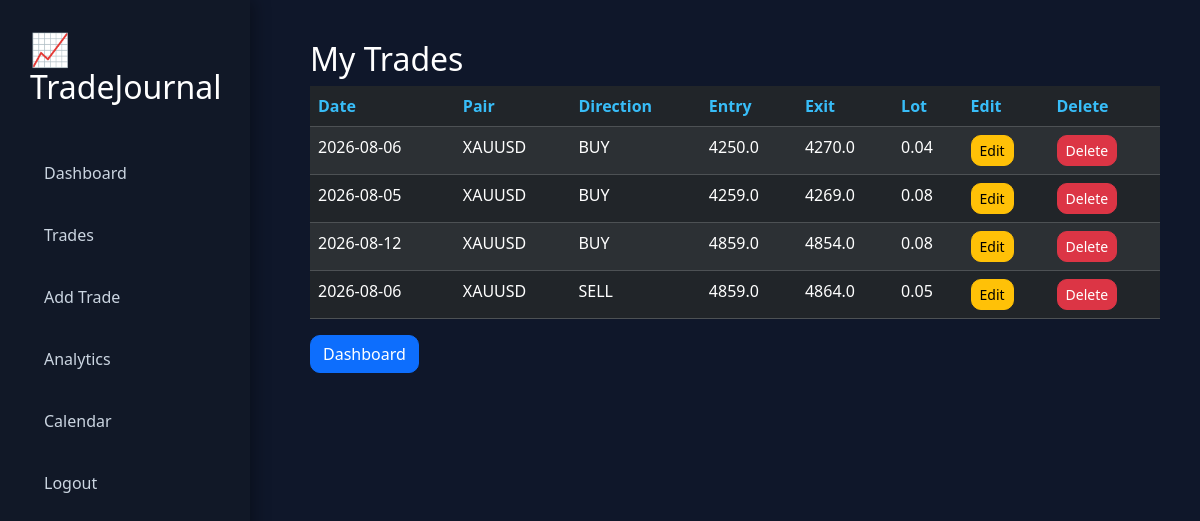
/trades (signed in), run on the app's committed database.
### models/trade.py (models this page shows)
class Trade(db.Model):
    __tablename__ = "trades"
    id = db.Column(db.Integer, primary_key=True)
    date = db.Column(db.String(20), nullable=False)
    symbol = db.Column(db.String(20), nullable=False)
    direction = db.Column(db.String(10), nullable=False)
    entry = db.Column(db.Float, nullable=False)
    exit = db.Column(db.Float, nullable=False)
    lot = db.Column(db.Float, nullable=False)
    strategy = db.Column(db.String(50), default="")
    session = db.Column(db.String(30), default="")
    emotion = db.Column(db.String(50), default="")
    mistake = db.Column(db.String(100), default="")
    notes = db.Column(db.Text)
    user_id = db.Column(db.Integer, db.ForeignKey("users.id"))

### routes/trades.py (the view)
@trades_bp.route("/trades")
@login_required
def trade_list():
    trades = Trade.query.filter_by(user_id=current_user.id).all()
    return render_template(
        "trades.html",
        trades=trades
    )

### app.py (called while the page is built)
@login_manager.user_loader
def load_user(user_id):
    return User.query.get(int(user_id))

### templates/trades.html
{% extends "base.html" %}
{% block content %}
<h2>My Trades</h2>
<table class="table table-dark table-striped">
<thead>
<tr>
<th>Date</th>
<th>Pair</th>
<th>Direction</th>
<th>Entry</th>
<th>Exit</th>
<th>Lot</th>
<th>Edit</th>
<th>Delete</th>
</tr>
</thead>
<tbody>
{% for trade in trades %}
<tr>
<td>{{trade.date}}</td>
<td>{{trade.symbol}}</td>
<td>{{trade.direction}}</td>
<td>{{trade.entry}}</td>
<td>{{trade.exit}}</td>
<td>{{trade.lot}}</td>
<td>
<a
href="/edit_trade/{{trade.id}}"
class="btn btn-warning btn-sm">
Edit
</a>
</td>
<td>
<a
href="/delete_trade/{{trade.id}}"
class="btn btn-danger btn-sm"
onclick="return confirm('Delete this trade?')">
Delete
</a>
</td>
</tr>
{% endfor %}
</tbody>
</table>
<a href="/dashboard" class="btn btn-primary">
Dashboard
</a>
{% endblock %}

### templates/base.html (shortened to what this page needs)
<!DOCTYPE html>
<html lang="en">
<head>
    <link
        href="https://cdn.jsdelivr.net/npm/bootstrap@5.3.3/dist/css/bootstrap.min.css"
        rel="stylesheet">
    <link
        rel="stylesheet"
        href="{{ url_for('static', filename='css/style.css') }}">
</head>
<body>
<div class="sidebar">
    <h2 class="logo">
        📈 TradeJournal
    </h2>
    <a href="/dashboard">
        Dashboard
    </a>
    <a href="/trades">
        Trades
    </a>
    <a href="/add_trade">
        Add Trade
    </a>
    <a href="#">
        Analytics
    </a>
    <a href="#">
        Calendar
    </a>
    <a href="/logout">
        Logout
    </a>
</div>
<div class="main-content">
{% block content %}
{% endblock %}
</div>
</body>
</html>

### static/css/style.css (style rules this page uses)
* { margin:0; padding:0; box-sizing:border-box; }
body { background:#0f172a; color:white; font-family:Segoe UI,Tahoma,Geneva,Verdana,sans-serif; }
.sidebar { position:fixed; left:0; top:0; width:250px; height:100vh; background:#111827; padding:30px; box-shadow:5px 0 15px rgba(0,0,0,.3); }
.logo { color:white; margin-bottom:40px; }
.sidebar a { display:block; color:#CBD5E1; text-decoration:none; padding:14px; margin-bottom:10px; border-radius:10px; transition:.3s; }
.main-content { margin-left:270px; padding:40px; }
.btn { border-radius:10px; }
.table { color:white; }
.table th { color:#38BDF8; }
.table td { color:white; }

### data on the page
Trade: date "2026-08-06", symbol "XAUUSD", direction "BUY", entry "4250.0", exit "4270.0", lot "0.04"
Trade: date "2026-08-05", symbol "XAUUSD", direction "BUY", entry "4259.0", exit "4269.0", lot "0.08"
Trade: date "2026-08-12", symbol "XAUUSD", direction "BUY", entry "4859.0", exit "4854.0", lot "0.08"
Trade: date "2026-08-06", symbol "XAUUSD", direction "SELL", entry "4859.0", exit "4864.0", lot "0.05"
